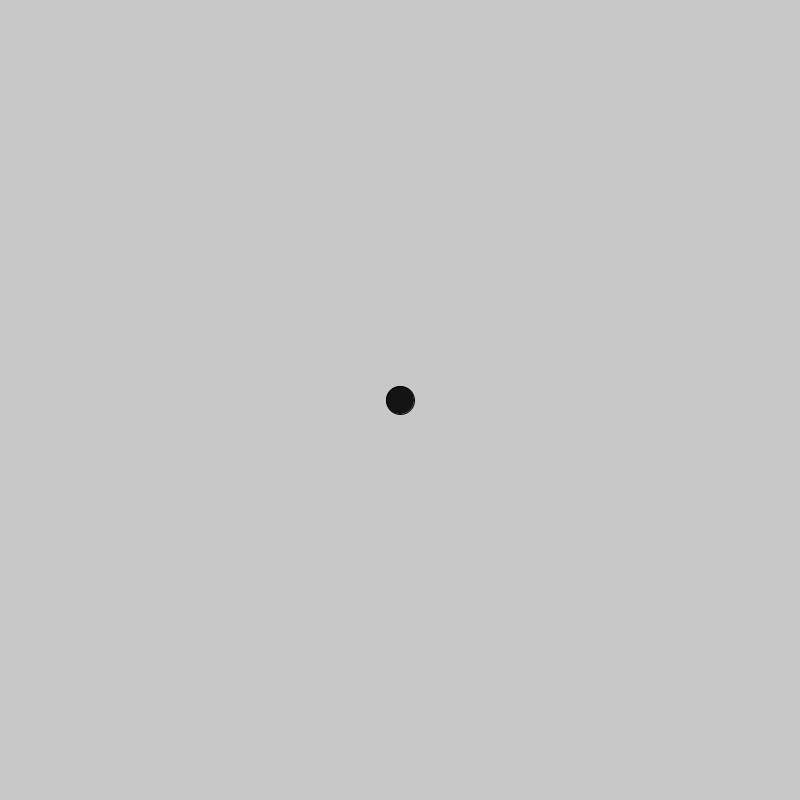
Frame 1 (no input)
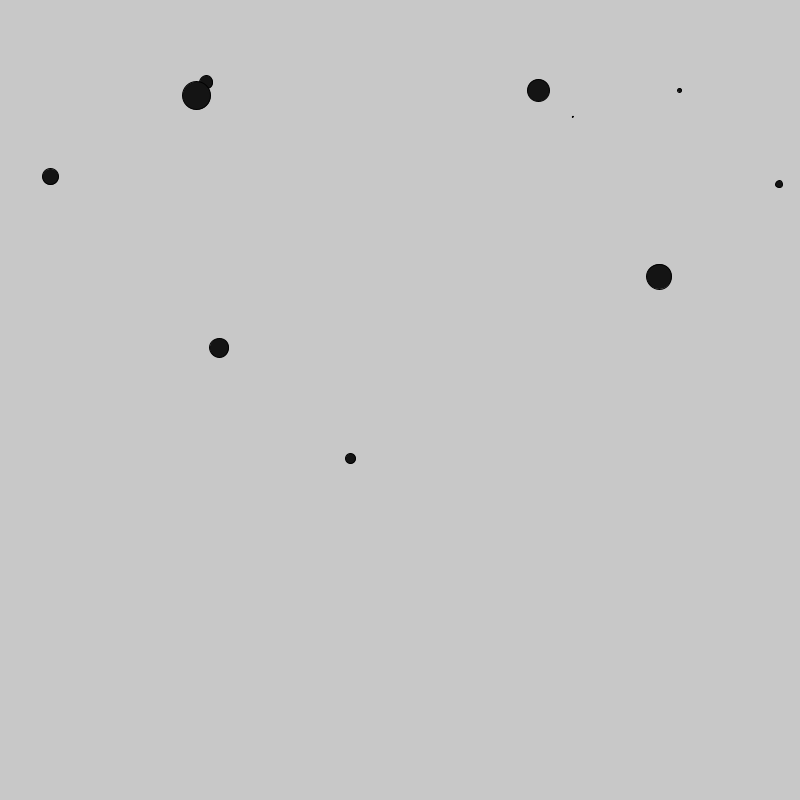
Frame 60 (the mouse pressed at the canvas centre just before this capture)
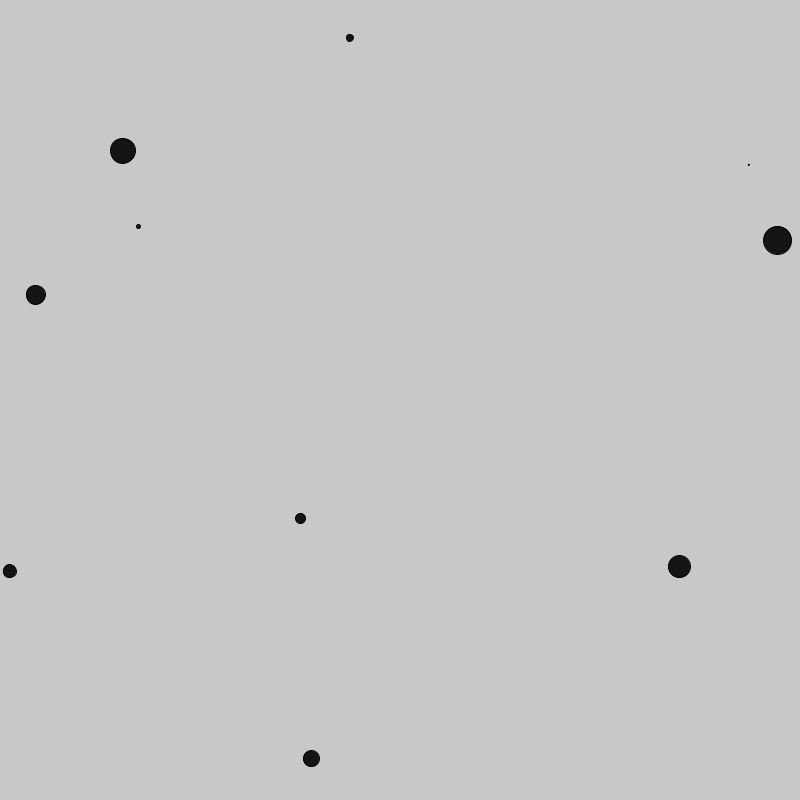
Frame 120 (the mouse held since frame 60 and released just before this capture)

The Processing sketch that drew these frames (run headless with seeded random() and noise(); from frame 60 on, the mouse is pressed at the canvas centre):

// Processing sketch: sketch_181011a
// ── sketch_181011a.pde
int num = 10;

float[] x = new float[num];
float[] y = new float[num];
float[] dx = new float[num];
float[] dy = new float[num];
float[] s = new float[num];

void setup() {
  size(800, 800);
  for (int i = 0; i < x.length; i++) {
    x[i] = width/2;
    y[i] = height/2;
    dx[i] = random(-10, 10);
    dy[i] = random(-10, 10);
    s[i] = i*3 + 1;
    println(s[i]);
  }
}

void draw() {
  background(200);

  for (int i = 0; i < x.length; i++) {
    //float s = 50;
    fill(20);
    ellipse(x[i], y[i], s[i], s[i]);
    x[i] += dx[i];
    y[i] += dy[i];

    if (x[i] > width-s[i]/2 || x[i] < s[i]/2) {
      dx[i] = -dx[i];
    }
    if (y[i] > height-s[i]/2 || y[i] < s[i]/2) {
      dy[i] = -dy[i];
    }
  }
}
